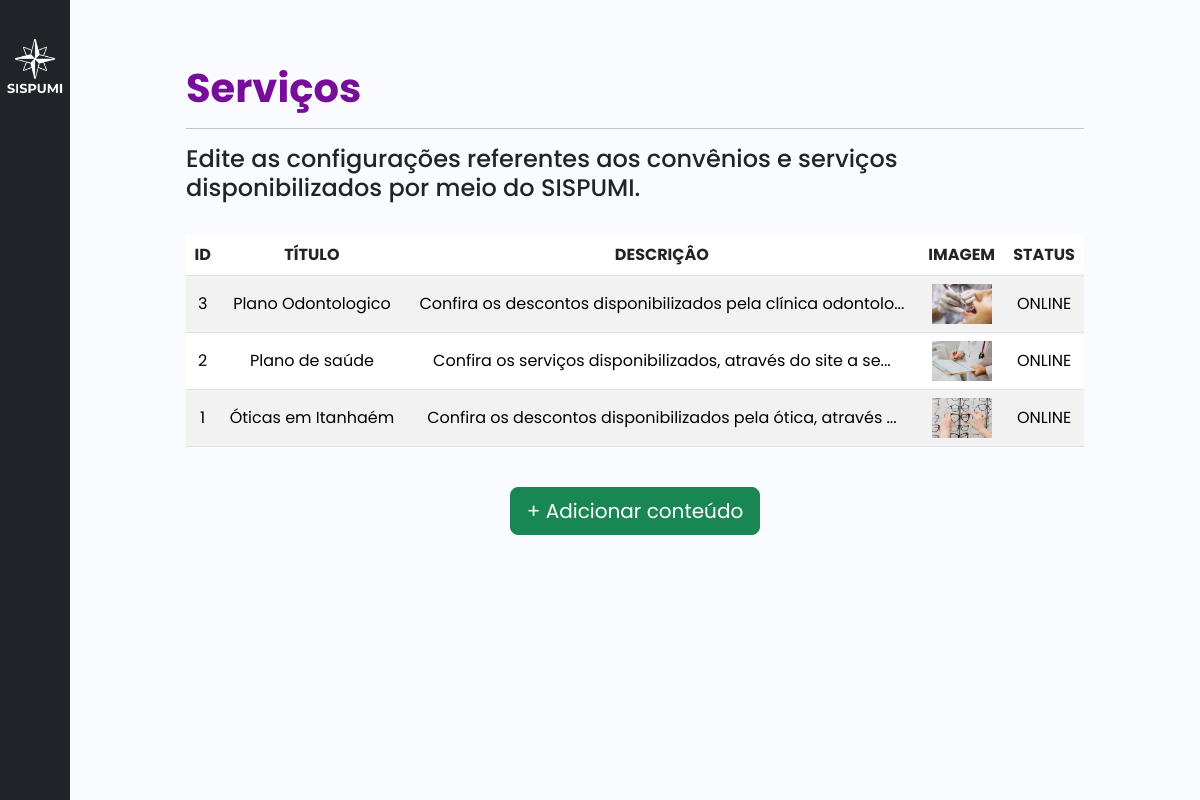
Page /painel2.php on the committed database.
### tables this page shows
CREATE TABLE IF NOT EXISTS `servico` (
  `id_servico` int(11) NOT NULL AUTO_INCREMENT,
  `nm_servico` varchar(45) NOT NULL,
  `desc_servico` varchar(255) NOT NULL,
  `imagem_servico` text,
  `link_servico` text,
  `status_servico` int(11) NOT NULL,
  `adm_id_adm` int(11) DEFAULT NULL,
  PRIMARY KEY (`id_servico`),
  KEY `adm_id_adm` (`adm_id_adm`)
);

### painel2.php (the view, shortened to what this page needs)
<?php
    include('conexao.php');
    $sql1 = 'SELECT * FROM servico ORDER BY id_servico DESC';
?>
<!DOCTYPE html>
<html>
<head>
    <link rel="stylesheet" type="text/css" href="./css/bootstrap.min.css">
    <link rel="stylesheet" href="./css/style.css">
    <link href="https://cdn.lineicons.com/4.0/lineicons.css" rel="stylesheet" />
    <link href="https://cdn.jsdelivr.net/npm/bootstrap@5.3.0-alpha3/dist/css/bootstrap.min.css" rel="stylesheet">
</head>
<body>
    <div class="wrapper">
        <aside id="sidebar" class="bg-dark">
            <div class="d-flex">
                <button class="toggle-btn" type="button">
                </button>
            </div>
            <div class="d-flex">
                <img src="./img/logo1.png" class="img-fluid" alt="..." style="padding: 10%;">
            </div>
            <ul class="sidebar-nav">
                <li class="sidebar-item">
                    <a href="./painel1.php" class="sidebar-link">
                    </a>
                </li>
                <li class="sidebar-item">
                    <a href="./painel2.php" class="sidebar-link">
                    </a>
                </li>
                <li class="sidebar-item">
                    <a href="./painel3.php" class="sidebar-link">
                    </a>
                </li>
            </ul>
            <div class="sidebar-footer">
                <a href="./login.php" class="sidebar-link">
                </a>
            </div>
        </aside>
        <div class="col-sm-1" style="background-color: #fafbfe;"></div>
        <div class="main p-3">
            <br>
            <br>
            <h1 style="color: #760E9A;"><strong>Serviços</strong></h1>
            <hr>
            <h4>Edite as configurações referentes aos convênios e serviços disponibilizados por meio do SISPUMI.</h4>
            <br>
            <div class="text-center">
            <div class="row">
            <div class="table-responsive">
                <table class="table table-striped">
                    <thead>
                        <tr>
                            <th scope="col">ID</th>
                            <th scope="col">TÍTULO</th>
                            <th scope="col">DESCRIÇÂO</th>
                            <th scope="col">IMAGEM</th>
                            <th scope="col">STATUS</th>
                        </tr>
                    </thead>
                    <tbody>
                    <?php
                        $executa = $con ->query($sql1);
                        while($servico = $executa -> fetch_array()){
                            $desc_servico = strlen($servico['desc_servico']) > 60 ? substr($servico['desc_servico'], 0, 60) . "..." : $servico['desc_servico'];
                            if($servico['status_servico'] == 1){
                                $status = "ONLINE";
                            }else{
                                $status = "DESATIVADO";
                            }
                            echo '
                            <tr>
                                <td class="align-middle" scope="row"><a href="painel-servicos.php?id_servico='.$servico['id_servico'].'">'.$servico['id_servico'].'</a></td>
                                <td class="align-middle"><a href="painel-servicos.php?id_servico='.$servico['id_servico'].'">'.$servico['nm_servico'].'</a></td>
                                <td class="align-middle"><a href="painel-servicos.php?id_servico='.$servico['id_servico'].'">'.$desc_servico.'</a></td>
                                <td class="align-middle"><a href="painel-servicos.php?id_servico='.$servico['id_servico'].'"><img src="'.$servico['imagem_servico'].'" alt="link-img" style="height: 5vh;" ></a></td>
                                <td class="align-middle "><a href="painel-servicos.php?id_servico='.$servico['id_servico'].'">'.$status.'</a></td>
                            </tr>';
                        }
                    ?>
                    </tbody>
                </table>
            </div>
            </div>
                <br>
                <a class="btn btn-success btn-lg" href="painel-servicos.php?id_servico=0" role="button">+ Adicionar conteúdo</a>
            </div>
        </div>
        <div class="col-sm-1" style="background-color: #fafbfe;"></div>
</body>
</html>

### css/style.css (style rules this page uses)
a { text-decoration: none; color: default; }
li { list-style: none; }
h1 { font-weight: 600; font-size: 1.5rem; }
body { font-family: 'Poppins'; }
.wrapper { display: flex; }
.main { min-height: 100vh; width: 100%; overflow: hidden; transition: all 0.35s ease-in-out; background-color: #fafbfe; }
#sidebar { width: 70px; min-width: 70px; z-index: 1000; transition: all .25s ease-in-out; display: flex; flex-direction: column; }
.toggle-btn { background-color: transparent; cursor: pointer; border: 0; padding: 1rem 1.5rem; }
.sidebar-nav { padding: 2rem 0; flex: 1 1 auto; }
a.sidebar-link { padding: .625rem 1.625rem; color: #FFF; display: block; font-size: 1.4rem; white-space: nowrap; border-left: 3px solid transparent; }
.sidebar-item { position: relative; }

### painel2.php (style rules this page uses)
body { font-family: poppins; }
a { text-decoration: none; color: black; }

### rows in the picture
servico: id_servico "3", nm_servico "Plano Odontologico", desc_servico "Confira os descontos disponibilizados pela clínica odontolo...", imagem_servico (picture), status_servico "ONLINE"
servico: id_servico "2", nm_servico "Plano de saúde", desc_servico "Confira os serviços disponibilizados, através do site a se...", imagem_servico (picture), status_servico "ONLINE"
servico: id_servico "1", nm_servico "Óticas em Itanhaém", desc_servico "Confira os descontos disponibilizados pela ótica, através ...", imagem_servico (picture), status_servico "ONLINE"
